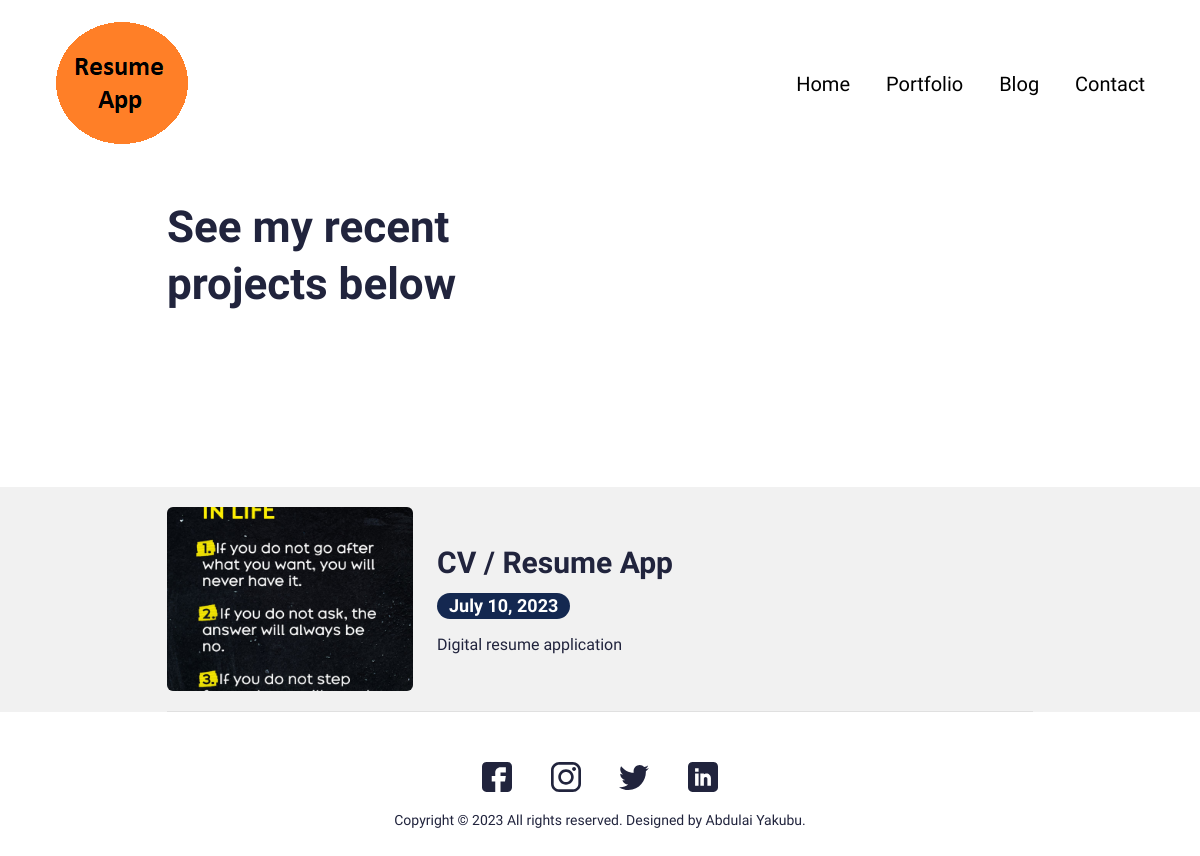
The page /portfolio/ on the database its author committed.
### main/models.py (models this page shows, shortened)
class Portfolio(models.Model):
    class Meta:
        verbose_name = 'Portfolio Profiles'
        verbose_name_plural = 'Portfolios'
        ordering = ['name']
    date = models.DateTimeField(blank=True, null=True)
    name = models.CharField(max_length=200, blank=True, null=True)
    description = models.CharField(max_length=500, blank=True, null=True)
    body = RichTextField(blank=True, null=True)
    image = models.ImageField(blank=True, null=True, upload_to='portfolio/')
    slug = models.SlugField(blank=True, null=True)
    active = models.BooleanField(default=True)

### main/views.py (the view)
# urls.py: path('portfolio/', views.PortfolioView.as_view(), name='portfolio'),
class PortfolioView(generic.ListView):
    model = Portfolio
    template_name = 'main/portfolio.html'
    paginate_by = 10
    context_object_name = 'portfolios'
    def get_queryset(self):
        return Portfolio.objects.filter(active=True)

### resume_app/context_processors.py (called while the page is built)
def project_context(request):
    context =  {
        'me': User.objects.first(),
    }
    return context

### main/templates/main/portfolio.html (shortened to what this page needs)
{% extends 'main/include/base.html' %}
{% load static %}
{% block content %}
<section>
  <div class="innerPageBannerCol">
    <div class="container">
      <div class="row g-4 g-md-3  align-items-center">
        <div class="col-md-6">
          <div class="bannerContent">
            <h1 class="xlTitle pb-md-3">See my recent projects below</h1>
          </div>
        </div>
      </div>
    </div>
  </div>
</section>
<section>
  <div class="lightBg">
    <div class="container">
      <div class="portfolioCard">
        {% for portfolio in portfolios %}
          {% if portfolio.active %}
        <div class="row g-4 align-items-center">
          <div class="col-md-auto">
            <div class="portfolioImgCol">
              <a href="javascript:void(0)"><img src="{{ portfolio.image.url }}" alt="..."></a>
            </div>
          </div>
          <div class="col-md">
            <div class="portfolioContentCol">
              <h4 class="lgTitle"><a href="javascript:void(0)">{{portfolio.name}}</a></h4>
              <ul class="portfolioOption">
                <li><span class="dateLbl">{{portfolio.date.date }}</span></li>
              </ul>
              <p>{{portfolio.description }}</p>
            </div>
          </div>
        </div>
        {% else %}
          <div>
            <h1>no portfolio</h1>
          </div>
        {% endif %}
        {% endfor %}
      </div>
    </div>
  </div>
</section>
{% endblock %}

### static/css/style.css (style rules this page uses)
:root { --primaryColor: #9C07B6; --primaryDarkColor: #3D0048; --primaryHoverColor: #900AA8; --secondaryColor: #F9B000; --baseColor: #21243D; --baseFont: 'Heebo', sans-serif; --titleFont: 'Courier Prime', monospace; --regular: 400; --medium: 500; --bold: 700; --black: 900; --lightBg: #F1F1F1; }
html { scroll-behavior: smooth; }
body { font-family: var(--baseFont); color: var(--baseColor); line-height: normal; }
ul { margin: 0; padding: 0; list-style-type: none; }
img { max-width: 100%; }
a { color: inherit; }
a, .btn { -webkit-transition: all 300ms ease-in-out 0s; -o-transition: all 300ms ease-in-out 0s; transition: all 300ms ease-in-out 0s; text-decoration: none; }
.lightBg { background-color: var(--lightBg); }
.xlTitle { font-size: 44px; line-height: 1.3; font-weight: var(--bold); font-family: var(--titleFont) }
.lgTitle { font-size: 30px; line-height: normal; font-weight: var(--bold); font-family: var(--titleFont) }
.dateLbl { display: inline-block; padding: 4px 12px; background-color: #142850; border-radius: 20px; color: #fff; font-size: 18px; line-height: 1; font-weight: var(--bold); }
.portfolioOption li { display: inline-block; padding-right: 20px; }
.portfolioOption { padding: 5px 0 16px; }
.portfolioContentCol > p:last-child { margin-bottom: 0; }
.portfolioImgCol img { border-radius: 6px; width: 246px; height: 184px; -o-object-fit: cover; object-fit: cover; }
.portfolioCard { padding: 20px 0; border-bottom: 1px solid #E0E0E0; }
.innerPageBannerCol { padding: 180px 0 150px; }
@media (min-width:992px) { .container, .container-lg, .container-md, .container-sm, .container-xl, .container-xxl { max-width: 890px; } }

### rows shown on the page
Portfolio: image (picture), name "CV / Resume App", date "July 10, 2023", description "Digital resume application"
